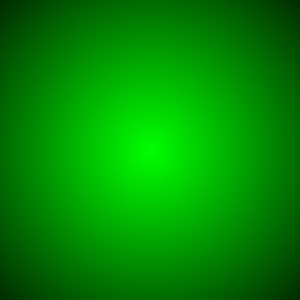

Write Python code to recreate this figure.
import math
from random import randint
from PIL import Image, ImageDraw

class vec2:
	def __init__(self, x, y):
		self.x = x
		self.y = y
	def add(self, a):
		return vec2(a.x + self.x, a.y + self.y)
	def sub(self, a):
		return vec2(a.x - self.x, a.y - self.y)
	def length(self):
		return math.sqrt(self.x * self.x + self.y * self.y)

def makeImage(width, height):
	im = Image.new('RGBA', (width, height), (0, 0, 0, 255)) # Create a blank image
	return im

def plotPoint(im, draw, x, y):
	final = [0, 0, 0, 255]
	pos = vec2(x, y)
	center = vec2(150, 150)
	dist = center.sub(pos)
	v = 255 - abs(int(dist.length()))
	final[1] = int(v)
	draw.line((x, y, x, y), tuple(final), 1)

im = makeImage(300, 300)
draw = ImageDraw.Draw(im)

for x in range(0, 300):
	for y in range(0, 300):
		plotPoint(im, draw, y, x)

im.save('fakeShader.png')